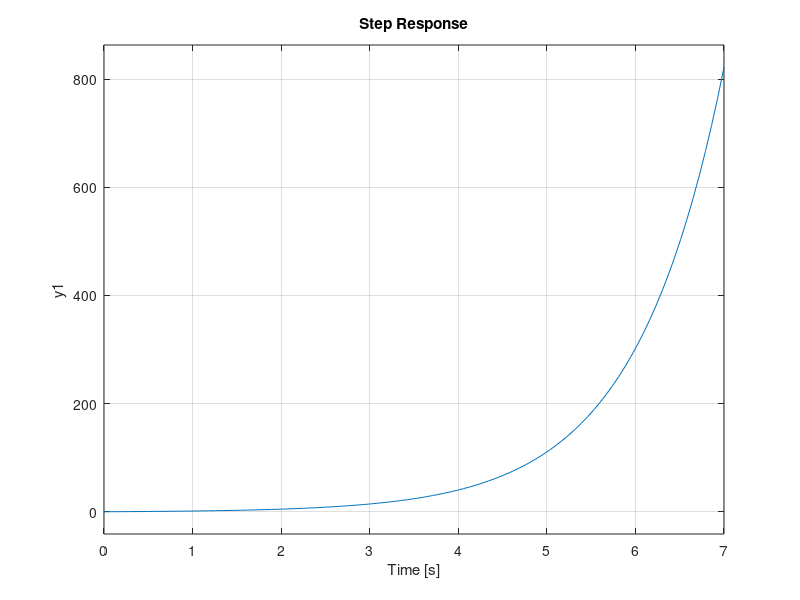
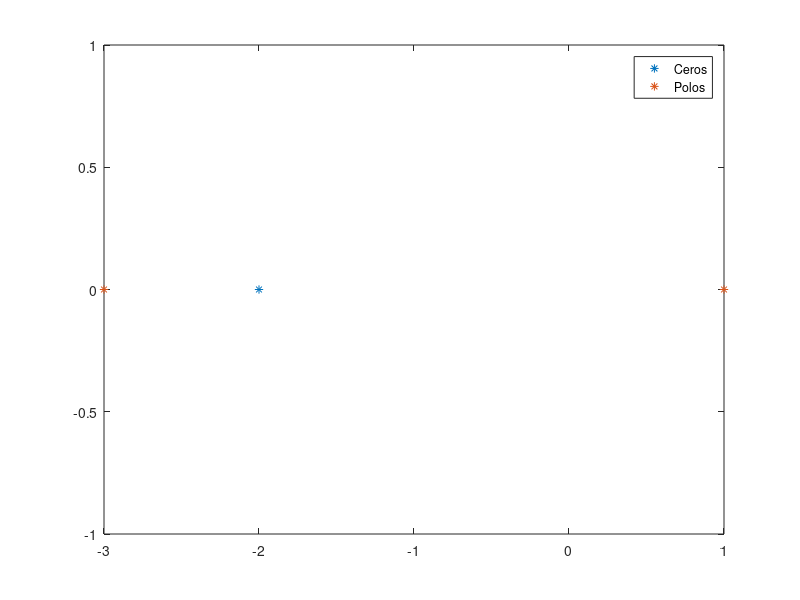

Here is the MATLAB script that generated these plots, in order:
clc, clear all

%% Representación de estado

% También algunas veces se requiere analizar un sistema a partir de sus
% ceros, polos y ganancia (ZPK, Zero-Pole-Gain).

%% Ejemplo

%   ẋ(t) = Ax(t) + Bu(t)
%   y(t) = Cx(t) + Du(t)

A = [-6 -3.5; 6 4];
B = [-1; 1];
C = [4 5];
D = 0;

% Se crea los espacios de estado de acuerdo a las matrices dadas
representacion = ss(A,B,C,D);

% Ahora se extrae la información que uno necesite, en este caso el
% numerador y denominador de la función de transferencia
[zz,pp,kk] = zpkdata(representacion,'v')

% Luego, se obtiene la función de transferencia 
G = zpk(zz,pp,kk)

% Se grafica la funcion de transferencia
figure(1)
step(G)

% Graficando los ceros y polos
figure(2)
plot(real(zz),imag(zz),'*')
hold on
plot(real(pp),imag(pp),'*')
legend('Ceros','Polos')